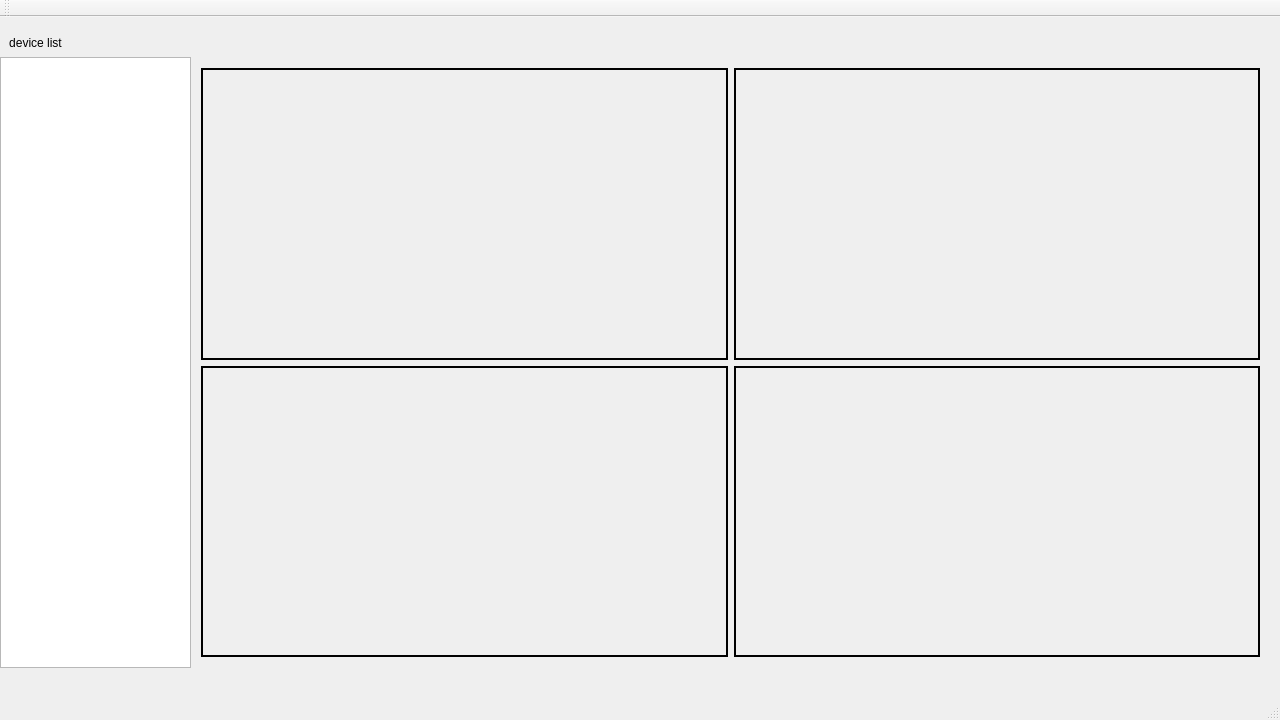
<?xml version="1.0" encoding="UTF-8"?>
<ui version="4.0">
 <class>MainWindow</class>
 <widget class="QMainWindow" name="MainWindow">
  <property name="geometry">
   <rect>
    <x>0</x>
    <y>0</y>
    <width>1280</width>
    <height>720</height>
   </rect>
  </property>
  <property name="windowTitle">
   <string>NETMARCH MEDIA SERVER</string>
  </property>
  <widget class="QWidget" name="centralWidget">
   <widget class="QTreeView" name="treeView_playlist">
    <property name="geometry">
     <rect>
      <x>0</x>
      <y>40</y>
      <width>191</width>
      <height>611</height>
     </rect>
    </property>
   </widget>
   <widget class="QLabel" name="label_playlist">
    <property name="geometry">
     <rect>
      <x>0</x>
      <y>10</y>
      <width>71</width>
      <height>31</height>
     </rect>
    </property>
    <property name="text">
     <string>device list</string>
    </property>
    <property name="textFormat">
     <enum>Qt::PlainText</enum>
    </property>
    <property name="alignment">
     <set>Qt::AlignCenter</set>
    </property>
   </widget>
   <widget class="QWidget" name="gridLayoutWidget">
    <property name="geometry">
     <rect>
      <x>190</x>
      <y>40</y>
      <width>1081</width>
      <height>611</height>
     </rect>
    </property>
    <layout class="QGridLayout" name="gridLayout">
     <item row="0" column="0">
      <widget class="QLabel" name="label_video0">
       <property name="frameShape">
        <enum>QFrame::WinPanel</enum>
       </property>
       <property name="lineWidth">
        <number>1</number>
       </property>
       <property name="text">
        <string/>
       </property>
       <property name="scaledContents">
        <bool>true</bool>
       </property>
       <property name="alignment">
        <set>Qt::AlignCenter</set>
       </property>
      </widget>
     </item>
     <item row="1" column="0">
      <widget class="QLabel" name="label_video2">
       <property name="sizePolicy">
        <sizepolicy hsizetype="Preferred" vsizetype="Preferred">
         <horstretch>0</horstretch>
         <verstretch>0</verstretch>
        </sizepolicy>
       </property>
       <property name="frameShape">
        <enum>QFrame::WinPanel</enum>
       </property>
       <property name="text">
        <string/>
       </property>
      </widget>
     </item>
     <item row="1" column="1">
      <widget class="QLabel" name="label_video3">
       <property name="sizePolicy">
        <sizepolicy hsizetype="Preferred" vsizetype="Preferred">
         <horstretch>0</horstretch>
         <verstretch>0</verstretch>
        </sizepolicy>
       </property>
       <property name="frameShape">
        <enum>QFrame::WinPanel</enum>
       </property>
       <property name="lineWidth">
        <number>1</number>
       </property>
       <property name="midLineWidth">
        <number>0</number>
       </property>
       <property name="text">
        <string/>
       </property>
      </widget>
     </item>
     <item row="0" column="1">
      <widget class="QLabel" name="label_video1">
       <property name="frameShape">
        <enum>QFrame::WinPanel</enum>
       </property>
       <property name="text">
        <string/>
       </property>
      </widget>
     </item>
    </layout>
   </widget>
  </widget>
  <widget class="QMenuBar" name="menuBar">
   <property name="geometry">
    <rect>
     <x>0</x>
     <y>0</y>
     <width>1280</width>
     <height>22</height>
    </rect>
   </property>
  </widget>
  <widget class="QToolBar" name="mainToolBar">
   <attribute name="toolBarArea">
    <enum>TopToolBarArea</enum>
   </attribute>
   <attribute name="toolBarBreak">
    <bool>false</bool>
   </attribute>
  </widget>
  <widget class="QStatusBar" name="statusBar"/>
 </widget>
 <layoutdefault spacing="6" margin="11"/>
 <resources/>
 <connections/>
</ui>
